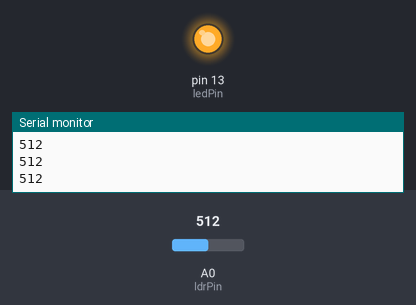
A sketch run on a simulated Arduino Uno, built with avr-gcc and run on an emulated ATmega328P. Parts: output pins drawn as LEDs (lit = HIGH), the last lines printed to the serial monitor. The inputs (shaded band) are chosen by the test bench; at power-on: A0 (ldrPin) = 512.

Above: at 1.3 s.
1.4 s: A0 (ldrPin) set to 484
At 1.8 s:
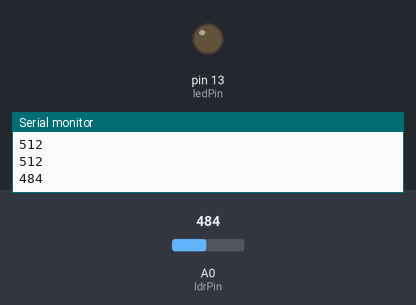
3.0 s: A0 (ldrPin) set to 510
At 4.1 s:
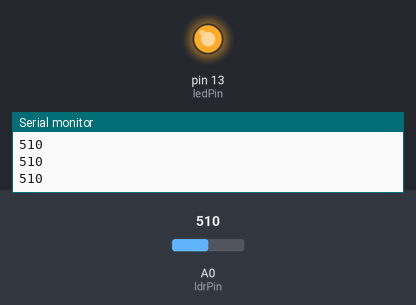
4.5 s: A0 (ldrPin) set to 490
At 5.3 s:
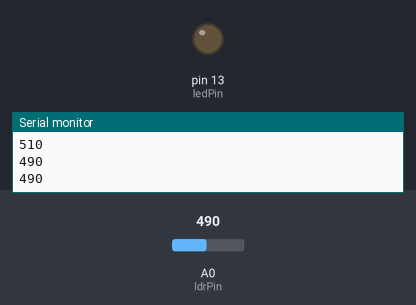
Timing chart, 0 to 7.5 s (numbered marks = the images above; inputs shaded):
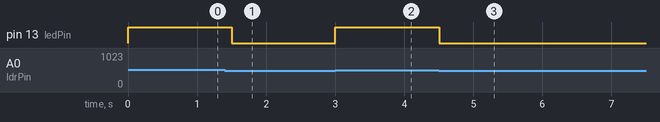

The sketch:

Smart_Lighting_System.ino
```cpp
int ldrPin = A0;
int ledPin = 13;

void setup() {
  pinMode(ledPin, OUTPUT);
  Serial.begin(9600);
}

void loop() {
  int lightValue = analogRead(ldrPin);

  Serial.println(lightValue);

  if (lightValue > 500) {
    digitalWrite(ledPin, HIGH);
  }
  else {
    digitalWrite(ledPin, LOW);
  }

  delay(500);
}
```

Measured:
- the behaviour switches between 501 and 500 on A0 (ldrPin) (found by bisection; images 0 and 1)
- after the input at 1.4 s, pin 13 (ledPin): HIGH → LOW after 0.10 s
- after the input at 3.0 s, pin 13 (ledPin): LOW → HIGH at once
- after the input at 4.5 s, pin 13 (ledPin): HIGH → LOW at once
